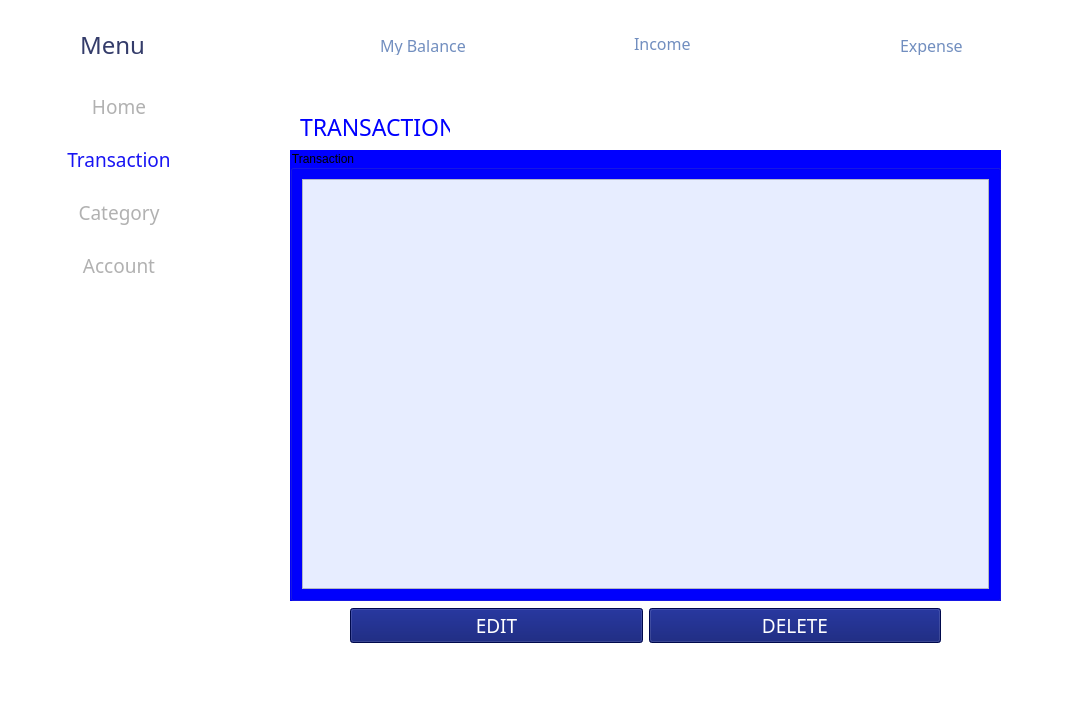
<?xml version="1.0" encoding="UTF-8"?>
<ui version="4.0">
 <class>MainWindow</class>
 <widget class="QMainWindow" name="MainWindow">
  <property name="geometry">
   <rect>
    <x>0</x>
    <y>0</y>
    <width>1080</width>
    <height>720</height>
   </rect>
  </property>
  <property name="windowTitle">
   <string>MainWindow</string>
  </property>
  <property name="styleSheet">
   <string notr="true">background-color: rgb(255, 255, 255);</string>
  </property>
  <property name="iconSize">
   <size>
    <width>25</width>
    <height>25</height>
   </size>
  </property>
  <widget class="QWidget" name="centralwidget">
   <widget class="QLabel" name="label">
    <property name="geometry">
     <rect>
      <x>18</x>
      <y>442</y>
      <width>265</width>
      <height>250</height>
     </rect>
    </property>
    <property name="text">
     <string/>
    </property>
    <property name="pixmap">
     <pixmap>image/trangtri.png</pixmap>
    </property>
    <property name="scaledContents">
     <bool>true</bool>
    </property>
   </widget>
   <widget class="QLabel" name="Icon_menu">
    <property name="geometry">
     <rect>
      <x>23</x>
      <y>30</y>
      <width>25</width>
      <height>25</height>
     </rect>
    </property>
    <property name="text">
     <string/>
    </property>
    <property name="pixmap">
     <pixmap>../../Images/Home/Icon_Menu.png</pixmap>
    </property>
   </widget>
   <widget class="QLabel" name="label_menu">
    <property name="geometry">
     <rect>
      <x>80</x>
      <y>30</y>
      <width>70</width>
      <height>30</height>
     </rect>
    </property>
    <property name="font">
     <font>
      <family>Bahnschrift SemiLight</family>
      <pointsize>18</pointsize>
     </font>
    </property>
    <property name="styleSheet">
     <string notr="true">color: rgb(52, 60, 106);</string>
    </property>
    <property name="text">
     <string>Menu</string>
    </property>
   </widget>
   <widget class="QPushButton" name="pushButton_2">
    <property name="geometry">
     <rect>
      <x>40</x>
      <y>91</y>
      <width>158</width>
      <height>31</height>
     </rect>
    </property>
    <property name="sizePolicy">
     <sizepolicy hsizetype="Minimum" vsizetype="Fixed">
      <horstretch>20</horstretch>
      <verstretch>20</verstretch>
     </sizepolicy>
    </property>
    <property name="minimumSize">
     <size>
      <width>158</width>
      <height>25</height>
     </size>
    </property>
    <property name="sizeIncrement">
     <size>
      <width>0</width>
      <height>0</height>
     </size>
    </property>
    <property name="font">
     <font>
      <family>Bahnschrift SemiLight</family>
      <pointsize>14</pointsize>
     </font>
    </property>
    <property name="focusPolicy">
     <enum>Qt::NoFocus</enum>
    </property>
    <property name="contextMenuPolicy">
     <enum>Qt::NoContextMenu</enum>
    </property>
    <property name="toolTip">
     <string/>
    </property>
    <property name="toolTipDuration">
     <number>0</number>
    </property>
    <property name="layoutDirection">
     <enum>Qt::LeftToRight</enum>
    </property>
    <property name="styleSheet">
     <string notr="true">color: rgb(177, 177, 177);
gridline-color: rgb(255, 255, 255);
background-color: rgb(255, 255, 255);
border-color: rgb(255, 255, 255);</string>
    </property>
    <property name="text">
     <string>Home</string>
    </property>
    <property name="icon">
     <iconset>
      <normaloff>../../Images/Home/Icon_Home.png</normaloff>../../Images/Home/Icon_Home.png</iconset>
    </property>
    <property name="iconSize">
     <size>
      <width>25</width>
      <height>25</height>
     </size>
    </property>
    <property name="shortcut">
     <string notr="true"/>
    </property>
    <property name="checkable">
     <bool>false</bool>
    </property>
    <property name="autoRepeat">
     <bool>false</bool>
    </property>
    <property name="autoDefault">
     <bool>false</bool>
    </property>
    <property name="flat">
     <bool>true</bool>
    </property>
   </widget>
   <widget class="QPushButton" name="pushButton_9">
    <property name="geometry">
     <rect>
      <x>40</x>
      <y>144</y>
      <width>158</width>
      <height>31</height>
     </rect>
    </property>
    <property name="sizePolicy">
     <sizepolicy hsizetype="Minimum" vsizetype="Fixed">
      <horstretch>0</horstretch>
      <verstretch>0</verstretch>
     </sizepolicy>
    </property>
    <property name="minimumSize">
     <size>
      <width>158</width>
      <height>25</height>
     </size>
    </property>
    <property name="sizeIncrement">
     <size>
      <width>10</width>
      <height>10</height>
     </size>
    </property>
    <property name="font">
     <font>
      <family>Bahnschrift SemiLight</family>
      <pointsize>14</pointsize>
     </font>
    </property>
    <property name="accessibleDescription">
     <string/>
    </property>
    <property name="styleSheet">
     <string notr="true">color: rgb(24, 20, 243);</string>
    </property>
    <property name="text">
     <string>Transaction</string>
    </property>
    <property name="icon">
     <iconset>
      <normaloff>../../Images/Transaction/Icon_Transaction.png</normaloff>../../Images/Transaction/Icon_Transaction.png</iconset>
    </property>
    <property name="iconSize">
     <size>
      <width>25</width>
      <height>25</height>
     </size>
    </property>
    <property name="shortcut">
     <string notr="true"/>
    </property>
    <property name="checkable">
     <bool>false</bool>
    </property>
    <property name="autoRepeat">
     <bool>false</bool>
    </property>
    <property name="flat">
     <bool>true</bool>
    </property>
   </widget>
   <widget class="QPushButton" name="pushButton_10">
    <property name="geometry">
     <rect>
      <x>40</x>
      <y>250</y>
      <width>158</width>
      <height>31</height>
     </rect>
    </property>
    <property name="sizePolicy">
     <sizepolicy hsizetype="Minimum" vsizetype="Fixed">
      <horstretch>20</horstretch>
      <verstretch>20</verstretch>
     </sizepolicy>
    </property>
    <property name="minimumSize">
     <size>
      <width>158</width>
      <height>25</height>
     </size>
    </property>
    <property name="sizeIncrement">
     <size>
      <width>10</width>
      <height>10</height>
     </size>
    </property>
    <property name="font">
     <font>
      <family>Bahnschrift SemiLight</family>
      <pointsize>14</pointsize>
     </font>
    </property>
    <property name="styleSheet">
     <string notr="true">color: rgb(177, 177, 177);</string>
    </property>
    <property name="text">
     <string>Account</string>
    </property>
    <property name="icon">
     <iconset>
      <normaloff>../../Images/Home/Icon_Setting.png</normaloff>../../Images/Home/Icon_Setting.png</iconset>
    </property>
    <property name="iconSize">
     <size>
      <width>25</width>
      <height>25</height>
     </size>
    </property>
    <property name="shortcut">
     <string notr="true"/>
    </property>
    <property name="checkable">
     <bool>false</bool>
    </property>
    <property name="autoRepeat">
     <bool>false</bool>
    </property>
    <property name="flat">
     <bool>true</bool>
    </property>
   </widget>
   <widget class="QPushButton" name="pushButton_11">
    <property name="geometry">
     <rect>
      <x>40</x>
      <y>197</y>
      <width>158</width>
      <height>31</height>
     </rect>
    </property>
    <property name="sizePolicy">
     <sizepolicy hsizetype="Minimum" vsizetype="Fixed">
      <horstretch>20</horstretch>
      <verstretch>20</verstretch>
     </sizepolicy>
    </property>
    <property name="minimumSize">
     <size>
      <width>158</width>
      <height>26</height>
     </size>
    </property>
    <property name="sizeIncrement">
     <size>
      <width>10</width>
      <height>10</height>
     </size>
    </property>
    <property name="font">
     <font>
      <family>Bahnschrift SemiLight</family>
      <pointsize>14</pointsize>
     </font>
    </property>
    <property name="styleSheet">
     <string notr="true">color: rgb(177, 177, 177);</string>
    </property>
    <property name="text">
     <string>Category</string>
    </property>
    <property name="icon">
     <iconset>
      <normaloff>../../Images/Home/Icon_Category.png</normaloff>../../Images/Home/Icon_Category.png</iconset>
    </property>
    <property name="iconSize">
     <size>
      <width>25</width>
      <height>25</height>
     </size>
    </property>
    <property name="shortcut">
     <string notr="true"/>
    </property>
    <property name="autoRepeat">
     <bool>false</bool>
    </property>
    <property name="flat">
     <bool>true</bool>
    </property>
   </widget>
   <widget class="QLabel" name="Icon_income">
    <property name="geometry">
     <rect>
      <x>541</x>
      <y>29</y>
      <width>70</width>
      <height>70</height>
     </rect>
    </property>
    <property name="minimumSize">
     <size>
      <width>70</width>
      <height>70</height>
     </size>
    </property>
    <property name="text">
     <string/>
    </property>
    <property name="pixmap">
     <pixmap>../../Images/Home/Icon_Income.png</pixmap>
    </property>
   </widget>
   <widget class="QLabel" name="label_expense">
    <property name="geometry">
     <rect>
      <x>900</x>
      <y>35</y>
      <width>108</width>
      <height>20</height>
     </rect>
    </property>
    <property name="minimumSize">
     <size>
      <width>88</width>
      <height>20</height>
     </size>
    </property>
    <property name="font">
     <font>
      <family>Bahnschrift SemiLight</family>
      <pointsize>12</pointsize>
     </font>
    </property>
    <property name="styleSheet">
     <string notr="true">color: rgb(113, 142, 191);</string>
    </property>
    <property name="text">
     <string>Expense</string>
    </property>
   </widget>
   <widget class="QLabel" name="label_income">
    <property name="geometry">
     <rect>
      <x>634</x>
      <y>33</y>
      <width>108</width>
      <height>20</height>
     </rect>
    </property>
    <property name="minimumSize">
     <size>
      <width>108</width>
      <height>20</height>
     </size>
    </property>
    <property name="font">
     <font>
      <family>Bahnschrift SemiLight</family>
      <pointsize>12</pointsize>
     </font>
    </property>
    <property name="styleSheet">
     <string notr="true">color: rgb(113, 142, 191);</string>
    </property>
    <property name="text">
     <string>Income</string>
    </property>
   </widget>
   <widget class="QLabel" name="Icon_expense">
    <property name="geometry">
     <rect>
      <x>810</x>
      <y>31</y>
      <width>70</width>
      <height>70</height>
     </rect>
    </property>
    <property name="minimumSize">
     <size>
      <width>70</width>
      <height>70</height>
     </size>
    </property>
    <property name="text">
     <string/>
    </property>
    <property name="pixmap">
     <pixmap>../../Images/Home/Icon_Expenses.png</pixmap>
    </property>
   </widget>
   <widget class="QLabel" name="label_mybalance">
    <property name="geometry">
     <rect>
      <x>380</x>
      <y>35</y>
      <width>108</width>
      <height>20</height>
     </rect>
    </property>
    <property name="minimumSize">
     <size>
      <width>108</width>
      <height>20</height>
     </size>
    </property>
    <property name="font">
     <font>
      <family>Bahnschrift SemiLight</family>
      <pointsize>12</pointsize>
     </font>
    </property>
    <property name="styleSheet">
     <string notr="true">color: rgb(113, 142, 191);</string>
    </property>
    <property name="text">
     <string>My Balance</string>
    </property>
   </widget>
   <widget class="QLabel" name="Icon_mybalance">
    <property name="geometry">
     <rect>
      <x>290</x>
      <y>30</y>
      <width>70</width>
      <height>70</height>
     </rect>
    </property>
    <property name="minimumSize">
     <size>
      <width>70</width>
      <height>70</height>
     </size>
    </property>
    <property name="text">
     <string/>
    </property>
    <property name="pixmap">
     <pixmap>../../Images/Home/Icon_MyBalance.png</pixmap>
    </property>
   </widget>
   <widget class="QLabel" name="label_CATEGORY">
    <property name="geometry">
     <rect>
      <x>300</x>
      <y>110</y>
      <width>150</width>
      <height>34</height>
     </rect>
    </property>
    <property name="font">
     <font>
      <family>Bahnschrift SemiLight</family>
      <pointsize>17</pointsize>
     </font>
    </property>
    <property name="styleSheet">
     <string notr="true">color: rgb(52, 60, 106);
color: rgb(0, 0, 255);</string>
    </property>
    <property name="text">
     <string>TRANSACTION</string>
    </property>
   </widget>
   <widget class="QWidget" name="horizontalLayoutWidget">
    <property name="geometry">
     <rect>
      <x>350</x>
      <y>600</y>
      <width>591</width>
      <height>51</height>
     </rect>
    </property>
    <layout class="QHBoxLayout" name="horizontalLayout">
     <item>
      <widget class="QPushButton" name="pushButton_Edit">
       <property name="font">
        <font>
         <family>Bernard MT Condensed</family>
         <pointsize>14</pointsize>
        </font>
       </property>
       <property name="styleSheet">
        <string notr="true">background-color: rgb(0, 13, 107);
color: rgb(255, 255, 255);</string>
       </property>
       <property name="text">
        <string>EDIT</string>
       </property>
      </widget>
     </item>
     <item>
      <widget class="QPushButton" name="pushButton_Delete">
       <property name="font">
        <font>
         <family>Bernard MT Condensed</family>
         <pointsize>14</pointsize>
        </font>
       </property>
       <property name="styleSheet">
        <string notr="true">background-color: rgb(0, 13, 107);
color: rgb(255, 255, 255);</string>
       </property>
       <property name="text">
        <string>DELETE</string>
       </property>
      </widget>
     </item>
    </layout>
   </widget>
   <widget class="QGroupBox" name="groupBox_3">
    <property name="geometry">
     <rect>
      <x>290</x>
      <y>150</y>
      <width>711</width>
      <height>451</height>
     </rect>
    </property>
    <property name="styleSheet">
     <string notr="true">background-color: rgb(0, 0, 255);</string>
    </property>
    <property name="title">
     <string>Transaction</string>
    </property>
    <property name="flat">
     <bool>true</bool>
    </property>
    <layout class="QVBoxLayout" name="verticalLayout">
     <item>
      <widget class="QTableWidget" name="tableWidgetProduct">
       <property name="sizePolicy">
        <sizepolicy hsizetype="Expanding" vsizetype="Expanding">
         <horstretch>4</horstretch>
         <verstretch>3</verstretch>
        </sizepolicy>
       </property>
       <property name="font">
        <font>
         <family>Bahnschrift SemiLight</family>
        </font>
       </property>
       <property name="styleSheet">
        <string notr="true">background-color: rgb(231, 237, 255);</string>
       </property>
       <property name="lineWidth">
        <number>-3</number>
       </property>
      </widget>
     </item>
    </layout>
   </widget>
   <widget class="QLabel" name="label_setmybalance">
    <property name="geometry">
     <rect>
      <x>380</x>
      <y>60</y>
      <width>141</width>
      <height>41</height>
     </rect>
    </property>
    <property name="text">
     <string/>
    </property>
   </widget>
   <widget class="QLabel" name="label_setincome">
    <property name="geometry">
     <rect>
      <x>630</x>
      <y>60</y>
      <width>141</width>
      <height>41</height>
     </rect>
    </property>
    <property name="text">
     <string/>
    </property>
   </widget>
   <widget class="QLabel" name="label_setexpense">
    <property name="geometry">
     <rect>
      <x>900</x>
      <y>60</y>
      <width>141</width>
      <height>41</height>
     </rect>
    </property>
    <property name="text">
     <string/>
    </property>
   </widget>
  </widget>
  <widget class="QMenuBar" name="menubar">
   <property name="geometry">
    <rect>
     <x>0</x>
     <y>0</y>
     <width>1080</width>
     <height>18</height>
    </rect>
   </property>
  </widget>
  <widget class="QStatusBar" name="statusbar"/>
 </widget>
 <resources/>
 <connections/>
</ui>
